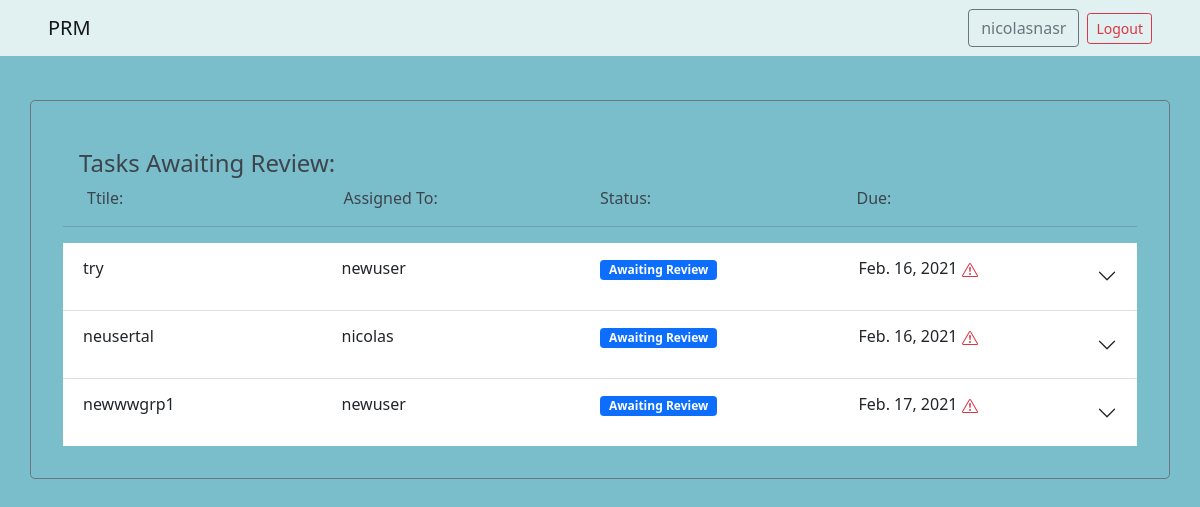
The app's page /dashboard/group1/tasks_review (signed in), older data.
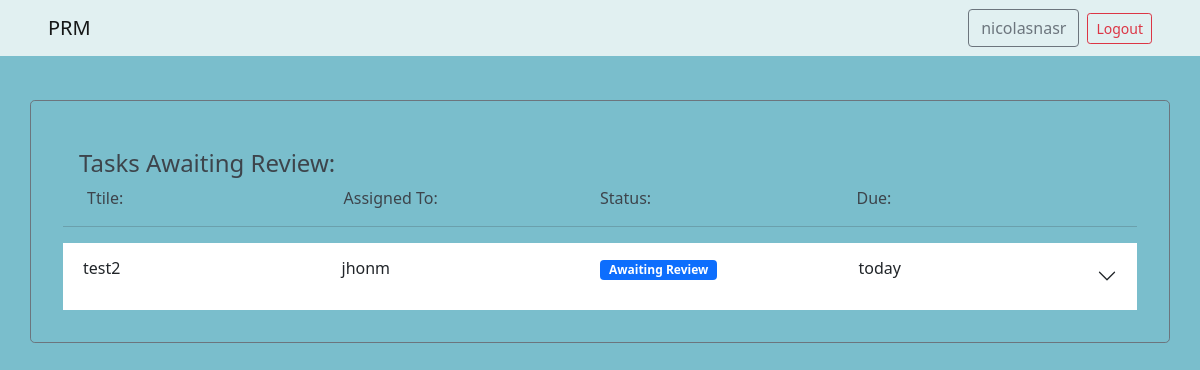
The same page, newer data.
### index/models.py (models this page shows)
class Task(models.Model):
    def __str__(self) :
        return self.title
    title = models.CharField(max_length=50, blank=False)
    user = models.ForeignKey(User, on_delete=models.CASCADE, blank=True, null=True)
    group = models.ForeignKey(Group, on_delete=models.CASCADE, blank=False, default=1)
    status = models.ForeignKey(Status, on_delete=models.SET_DEFAULT, default=5, blank=False)
    description = models.CharField(max_length=200, blank=False)
    moreinfo = models.TextField(blank=True)
    due = models.DateField(default=datetime.datetime.now, blank=False)
    added = models.DateTimeField(default=datetime.datetime.now, blank=True)

class Status(models.Model):
    def __str__(self):
        return self.name
    name = models.CharField(max_length=25)

### dashboard/views.py (the view)
# urls.py: path('<slug:group>/tasks_review', views.TaskReview, name="TaskReview"),
def TaskReview(request, group):
    groupid = get_object_or_404(Group, name=group)
    groupuser = Group.objects.filter(user=request.user)
    for grp in groupuser:
        if 'TL' in grp.name:
            status = Status.objects.get(name="Awaiting Review").id
            tasks = Task.objects.filter(status=status, group=groupid)
            ctx = {'tasks': tasks}
            return render(request, 'dashboard/review.html', ctx)
    return redirect('dashboard:index', group)

### dashboard/templates/dashboard/review.html (shortened to what this page needs)
{% extends "index/base.html" %}
{% load humanize %}
{% block content %}
<div class="container-xs container-md p-0 p-sm-3 border border-secondary border-1 rounded-3"
  style="margin-top: 100px; color: rgb(61, 68, 75);">
  <div class="container-xs container-md p-0 p-sm-3" style="color: rgb(61, 68, 75);">
    <h4 class="h4 p-3 pb-0 d-flex justify-content-between">Tasks Awaiting Review:
    </h4>
    <div class="container-sm row">
      <div class="col-sm-3">Ttile: </div>
      <div class="col-sm-3">Assigned To: </div>
      <div class="col-sm-3">Status: </div>
      <div class="col-sm-3">Due: </div>
    </div>
    <hr>
    <div class="accordion accordion-flush" id="accordionFlushExample">
      {% for task in tasks %}
      <div class="accordion-item">
        {% if 'ago' in task.due|naturaltime %}
        <h2 class="accordion-header  rounded" id="">
          {% elif request.user == task.user %}
          <h2 class="accordion-header rounded" style="background-color: #4ead9c;" id="">
            {% else %}
            <h2 class="accordion-header rounded" id="">
              {% endif %}
              <div class="accordion-button collapsed " type="button" data-bs-toggle="collapse"
                data-bs-target="#flush-collapseOne" aria-expanded="false">
                <div class="row w-100">
                  <p class='col-sm-3'>{{ task.title }}</p>
                  <p class='col-sm-3 text-md-start'>{{ task.user }}</p>
                  <div class='col-sm-3'>
                    <span class="col-sm-6 justify-content-md-center badge">{{ task.status }}</span>
                  </div>
                  <p class='col-sm-3 text-md-start pr-5'>{{ task.due|naturalday }}
                    {% now "Y-m-d" as todays_date %}
                  {% if todays_date > task.due|date:"Y-m-d" %}
                    <span class="d-inline-block" tabindex="0" data-bs-toggle="tooltip" title="Overdue">
                    </span>
                  {% endif %}
                  </p>
                </div>
              </div>
            </h2>
      </div>
      {% endfor %}
    </div>
  </div>
{% endblock %}

### index/templates/index/base.html (shortened to what this page needs)
{% load static %}
<!DOCTYPE html>
<html lang="en">
<head>
	<link rel="stylesheet" type="text/css" href={% static '/css/main.css' %}>
	<link rel="stylesheet" type="text/css" href={% static '/css/bootstrap.css' %}>
	<link href="https://cdn.jsdelivr.net/npm/bootstrap@5.0.0-beta2/dist/css/bootstrap.min.css" rel="stylesheet"
>
    <link rel="stylesheet" href="https://use.fontawesome.com/releases/v5.15.2/css/all.css">
</head>
<body>
	<nav class="navbar navbar-light bg-light navbar-expand-lg navbar-light bg-light fixed-top" style="background-color: #e1f0f1 !important; color:#f8f9fa;">
		{% if request.user.is_authenticated %}
		<div class="container-fluid justify-content-between px-sm-5">
			<a class="navbar-brand" href={% url 'index:index' %}>PRM</a>
		  <div class="collapse navbar-collapse justify-content-end" id="navbarNavDropdown">
			<ul class="navbar-nav">
			  <li class="nav-item">
				<a href={% url 'index:login' %} class="btn btn-outline-secondary me-2" type="button">{{request.user}}</a>
			</li>
			<li class="nav-item align-self-center"><a href={% url 'index:logout' %} class="btn btn-sm btn-outline-danger" type="button">Logout</a>
			</li>
			</ul>
		  </div>
		  {% endif %}
		</div>
	  </nav>
    {% block content %}{% endblock %}
</body>
</html>

### static/css/main.css (style rules this page uses)
body { color: rgb(61, 68, 75); padding-bottom: 70px; background-color: #7abecc !important; }

Row changes from the older to the newer data that the page shows:
removed Task: title "try", user "newuser", status "Awaiting Review", due "Feb. 16, 2021"
removed Task: title "neusertal", user "nicolas", status "Awaiting Review", due "Feb. 16, 2021"
removed Task: title "newwwgrp1", user "newuser", status "Awaiting Review", due "Feb. 17, 2021"
added Task: title "test2", user "jhonm", status "Awaiting Review", due "today"
